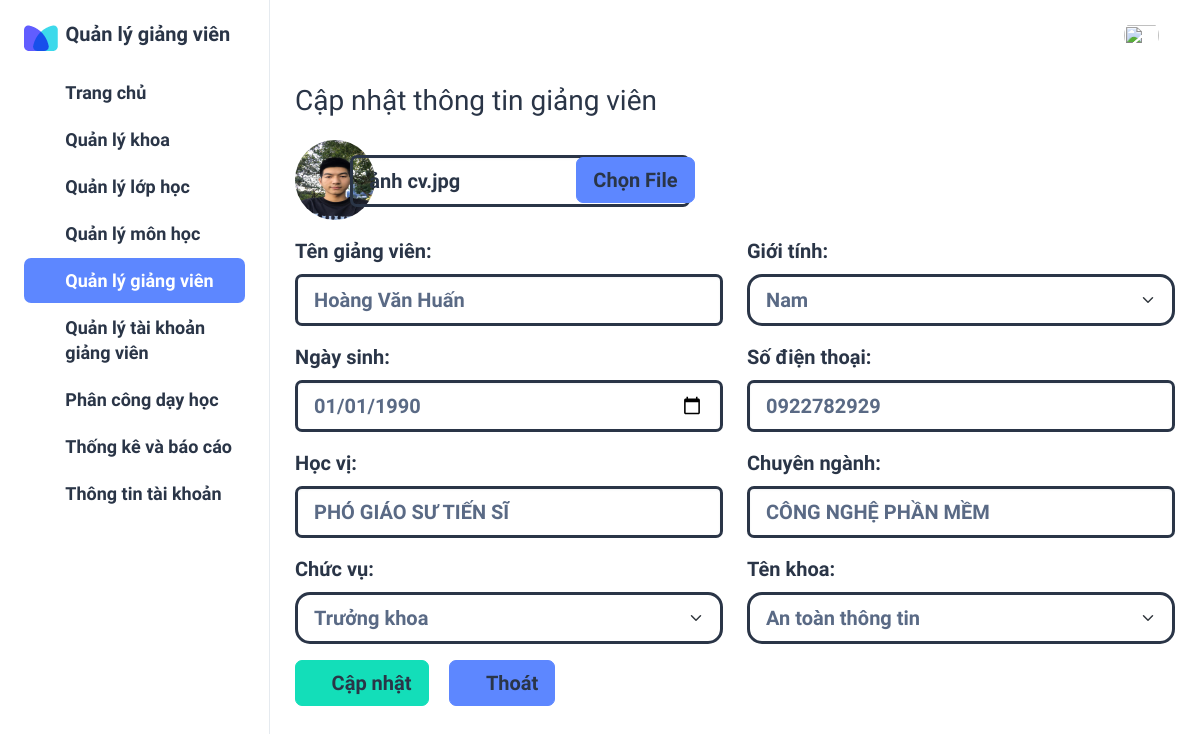
/giangvien/suagiangvien/1/, run on the app's committed database.
### quanlygv/models.py (models this page shows, shortened)
class Giangvien(models.Model):
    id = models.AutoField(primary_key=True)
    ho_ten_gv = models.CharField(max_length=50)
    hoc_vi = models.CharField(max_length=128)
    chuyen_mon = models.CharField(max_length=128)
    chuc_vu = models.CharField(max_length=128)
    ngay_sinh = models.CharField(max_length=50)
    gioi_tinh = models.CharField(max_length=50)
    sdt = models.CharField(max_length=10)
    anh = models.CharField(max_length=255)
    khoa = models.ForeignKey(Khoa, on_delete=models.CASCADE)

class Khoa(models.Model):
    id = models.AutoField(primary_key=True)
    ma_khoa = models.CharField(max_length=20)
    ten_khoa = models.CharField(max_length=128)

### quanlygv/views.py (the view)
# urls.py: path('giangvien/suagiangvien/<int:id>/', views.sua_giangvien, name='suagiangvien'),
def sua_giangvien(request, id):
    giangvien = get_object_or_404(Giangvien, pk=id)
    if request.method == 'POST':
        image_file = request.FILES.get('image')
        ho_ten_gv_moi = request.POST.get('ho_ten_gv')
        hoc_vi_moi = request.POST.get('hoc_vi')
        chuyen_mon_moi = request.POST.get('chuyen_mon')
        chuc_vu_moi = request.POST.get('chuc_vu')
        ngay_sinh_moi = request.POST.get('ngay_sinh')
        gioi_tinh_moi = request.POST.get('gioi_tinh')
        sdt_moi = request.POST.get('sdt')
        khoa_moi = request.POST.get('khoa')
        anh_moi = request.POST.get('anh')
        if ngay_sinh_moi:
          parts = ngay_sinh_moi.split('-')
          ngay_sinh_moi = f"{parts[2]}/{parts[1]}/{parts[0]}"
        if anh_moi == giangvien.anh:
            khoa = get_object_or_404(Khoa, pk=khoa_moi)
            giangvien.khoa = khoa
            giangvien.ho_ten_gv = ho_ten_gv_moi
            giangvien.hoc_vi = hoc_vi_moi
            giangvien.chuyen_mon = chuyen_mon_moi
            giangvien.chuc_vu = chuc_vu_moi
            giangvien.ngay_sinh = ngay_sinh_moi
            giangvien.gioi_tinh = gioi_tinh_moi
            giangvien.sdt = sdt_moi
            giangvien.anh = anh_moi
            giangvien.save()
            return redirect('giangvien')
        else:
            if giangvien.anh:
                xoa_anh(giangvien.anh)
            if image_file:
                image_data = image_file.read()
                image_path = luu_anh(anh_moi, image_data)
                giangvien.anh = image_path
            khoa = get_object_or_404(Khoa, pk=khoa_moi)
            giangvien.khoa = khoa
            giangvien.ho_ten_gv = ho_ten_gv_moi
            giangvien.hoc_vi = hoc_vi_moi
            giangvien.chuyen_mon = chuyen_mon_moi
            giangvien.chuc_vu = chuc_vu_moi
            giangvien.ngay_sinh = ngay_sinh_moi
            giangvien.gioi_tinh = gioi_tinh_moi
            giangvien.sdt = sdt_moi
            giangvien.anh = image_path
            giangvien.save()
            return redirect('giangvien')
    else:
        return render(request, 'giangvien/sua_giangvien.html', {
            'giangvien': giangvien,
            'all_khoa': Khoa.objects.all()
        })

### quanlygv/templates/giangvien/sua_giangvien.html (shortened to what this page needs)
{% load static %}
<!doctype html>
<html lang="en">
<head>
  <link rel="stylesheet" href="{% static 'assets/css/styles.min.css' %}" />
</head>
<body>
    <div class="page-wrapper" id="main-wrapper" data-layout="vertical" data-navbarbg="skin6" data-sidebartype="full"
        data-sidebar-position="fixed" data-header-position="fixed">
        <aside class="left-sidebar">
            <div>
                <div class="brand-logo d-flex align-items-center">
                    <a href="{% url 'trangchu' %}" class="text-nowrap logo-img">
                        <img src="{% static 'assets/images/favicon.png' %}" alt="" />
                        <span class="fs-6 ms-1 fw-bolder text-dark">
                          Quản lý giảng viên
                        </span>
                    </a>
                </div>
                <nav class="sidebar-nav scroll-sidebar" data-simplebar="">
                    <ul id="sidebarnav">
                        <li class="sidebar-item">
                            <a class="sidebar-link" href="{% url 'trangchu' %}" aria-expanded="false">
                                <span>
                                  <i class="ti ti-layout-dashboard"></i>
                                </span>
                                <span class="hide-menu fs-5 fw-bolder">Trang chủ</span>
                            </a>
                        </li>
                        <li class="sidebar-item">
                            <a class="sidebar-link" href="{% url 'khoa' %}" aria-expanded="false">
                                <span>
                                    <i class="ti ti-article"></i>
                                </span>
                                <span class="hide-menu fs-5 fw-bolder">Quản lý khoa</span>
                            </a>
                        </li>
                        <li class="sidebar-item">
                            <a class="sidebar-link" href="{% url 'lophoc' %}" aria-expanded="false">
                                <span>
                                    <i class="ti ti-home"></i>
                                </span>
                                <span class="hide-menu fs-5 fw-bolder">Quản lý lớp học</span>
                            </a>
                        </li>
                        <li class="sidebar-item">
                            <a class="sidebar-link" href="{% url 'monhoc' %}" aria-expanded="false">
                                <span>
                                    <i class="ti ti-cards"></i>
                                </span>
                                <span class="hide-menu fs-5 fw-bolder">Quản lý môn học</span>
                            </a>
                        </li>
                        <li class="sidebar-item" style="background-color: #5D87FF; border-radius: 7px;">
                            <a class="sidebar-link" href="{% url 'giangvien' %}" aria-expanded="false" style="border-radius: 7px; color: #fff;">
                                <span>
                                    <i class="ti ti-user"></i>
                                </span>
                                <span class="hide-menu fs-5 fw-bolder">Quản lý giảng viên</span>
                            </a>
                        </li>
                        <li class="sidebar-item">
                            <a class="sidebar-link" href="{% url 'taikhoangv' %}" aria-expanded="false">
                              <span>
                                <i class="ti ti-users"></i>
                              </span>
                              <span class="hide-menu fs-5 fw-bolder">Quản lý tài khoản <br /> giảng viên</span>
                            </a>
                          </li>
                          <li class="sidebar-item">
                            <a class="sidebar-link" href="{% url 'phanconggv' %}" aria-expanded="false">
                              <span>
                                <i class="ti ti-typography"></i>
                              </span>
                              <span class="hide-menu fs-5 fw-bolder">Phân công dạy học</span>
                            </a>
                          </li>
                          <li class="sidebar-item">
                            <a class="sidebar-link" href="{% url 'thongkebaocao' %}" aria-expanded="false">
                              <span>
                                <i class="ti ti-chart-bar"></i>
                              </span>
                              <span class="hide-menu fs-5 fw-bolder">Thống kê và báo cáo</span>
                            </a>
                          </li>
                          <li class="sidebar-item">
                            <a class="sidebar-link" href="{% url 'thongtintk' %}" aria-expanded="false">
                              <span>
                                <i class="ti ti-user-minus"></i>
                              </span>
                              <span class="hide-menu fs-5 fw-bolder">Thông tin tài khoản</span>
                            </a>
                          </li>
                    </ul>
                </nav>
            </div>
        </aside>
        <div class="body-wrapper">
            <header class="app-header">
                <nav class="navbar navbar-expand-lg navbar-light">
                    <div class="navbar-collapse justify-content-end px-0" id="navbarNav">
                        <ul class="navbar-nav flex-row ms-auto align-items-center justify-content-end">
                            <li class="nav-item dropdown">
                                <a class="nav-link nav-icon-hover" href="javascript:void(0)" id="drop2" data-bs-toggle="dropdown"
                                  aria-expanded="false">
                                  <img src="{% static 'assets/images/' %}{{ request.session.anh }}" alt="" width="35" height="35" class="rounded-circle">
                                </a>
                              </li>
                        </ul>
                    </div>
                </nav>
                <nav class="navbar navbar-expand-lg navbar-light">
                    <div class="navbar-collapse justify-content px-0 row" id="navbarNav">
                        <h2 class="col-6">Cập nhật thông tin giảng viên</h2>
                    </div>
                </nav>
                <nav class="navbar navbar-expand-lg navbar-light">
                    <div class="navbar-collapse justify-content px-0 row" id="navbarNav">
                        <form method="post" enctype="multipart/form-data">
                            <div class="mb-3 row">
                                <div class="col-1">
                                    <img id="profileImage" src="{% static 'assets/images/' %}{{ giangvien.anh }}" class="rounded-circle"
                                        width="80" height="80" />
                                </div>
                                <div class="col-3">
                                    <input type="text" id="fileNameDisplay" readonly name="anh" value="{{ giangvien.anh }}"
                                        style="width: 340px; margin: 15px 0 0 -20px;"
                                        class="form-control fw-bolder fs-6 border border-3 border-dark text-dark">
                                </div>
                                <div class="col-2">
                                    <a onclick="selectFile()" class="btn btn-primary text-dark fw-bolder fs-6"
                                        style="margin: 17px 0 0 -20px;">Chọn
                                        File</a>
                                </div>
                                <div class="col-6">
                                </div>
                            </div>
                            <div class="mb-3 row">
                                <div class="col-6">
                                    <label for="tgv" class="form-label fw-bolder fs-6">Tên giảng viên:</label>
                                    <input type="text" class="form-control fw-bolder fs-6 border border-3 border-dark"
                                        id="tgv" required name="ho_ten_gv" value="{{ giangvien.ho_ten_gv }}">
                                </div>
                                <div class="col-6">
                                    <label for="gt" class="form-label fw-bolder fs-6">Giới tính:</label>
                                    <select class="form-select form-select-lg fw-bolder fs-6 border border-3
                                    border-dark" name="gioi_tinh" aria-label=".form-select-lg example">
                                        <option {% if giangvien.gioi_tinh == 'Nam' %} selected {% endif %} value="Nam">Nam</option>
                                    </select>
                                </div>
                            </div>
                            <div class="mb-3 row">
                                <div class="col-6">
                                    <label for="ns" class="form-label fw-bolder fs-6">Ngày sinh:</label>
                                    <input type="date" id="ngay" name="ngay_sinh" class="form-control fw-bolder fs-6 border border-3 border-dark"
                                        id="ns" required>
                                </div>
                                <div class="col-6">
                                    <label for="sdt" class="form-label fw-bolder fs-6">Số điện thoại:</label>
                                    <input type="text" name="sdt" value="{{ giangvien.sdt }}" class="form-control fw-bolder fs-6 border border-3 border-dark"
                                        id="sdt" required>
                                </div>
                            </div>
                            <div class="mb-3 row">
                                <div class="col-6">
                                    <label for="hv" class="form-label fw-bolder fs-6">Học vị:</label>
                                    <input type="text" name="hoc_vi" value="{{ giangvien.hoc_vi }}" class="form-control fw-bolder fs-6 border border-3 border-dark"
                                        id="hv" required>
                                </div>
                                <div class="col-6">
                                    <label for="cn" class="form-label fw-bolder fs-6">Chuyên ngành:</label>
                                    <input type="text" name="chuyen_mon" value="{{ giangvien.chuyen_mon }}" class="form-control fw-bolder fs-6 border border-3 border-dark"
                                        id="cn" required>
                                </div>
                            </div>
                            <div class="mb-3 row">
                                <div class="col-6">
                                    <label for="cv" class="form-label fw-bolder fs-6">Chức vụ:</label>
                                    <select class="form-select form-select-lg fw-bolder fs-6 border border-3
                                    border-dark" name="chuc_vu" aria-label=".form-select-lg example">
                                        <option {% if giangvien.chuc_vu == 'Trưởng khoa' %} selected {% endif %} value="Trưởng khoa">Trưởng khoa</option>
                                    </select>
                                </div>
                                <div class="col-6">
                                    <label class="form-label fw-bolder fs-6">Tên khoa:</label>
                                    <select name="khoa" class="form-select form-select-lg fw-bolder fs-6 border border-3 border-dark" aria-label=".form-select-lg example">
                                        {% for khoa in all_khoa %}
                                        <option value="{{ khoa.id }}" {% if giangvien.khoa_id == khoa.id %} selected {% endif %}>{{ khoa.ten_khoa }}</option>
                                        {% endfor %}
                                    </select>
                                </div>
                            </div>
                            <button type="submit" class="btn btn-success text-dark fw-bolder fs-6"><i
                                    class="ti ti-pencil me-1 fs-6 fw-bolder"></i>Cập
                                nhật</button>&nbsp;&nbsp;&nbsp;&nbsp;&nbsp;
                            <a href="{% url 'giangvien' %}" class="btn btn-primary text-dark fw-bolder fs-6"><i
                                    class="ti ti-door-exit me-1 fs-6 fw-bolder"></i>Thoát</a>
                        </form>
                    </div>
                </nav>
            </header>
        </div>
    </div>
</body>
</html>

### data on the page
Giangvien: anh (picture), anh "ảnh cv.jpg", ho_ten_gv "Hoàng Văn Huấn", gioi_tinh "Nam", sdt "0922782929", hoc_vi "PHÓ GIÁO SƯ TIẾN SĨ", chuyen_mon "CÔNG NGHỆ PHẦN MỀM", chuc_vu "Trưởng khoa", khoa "An toàn thông tin"
